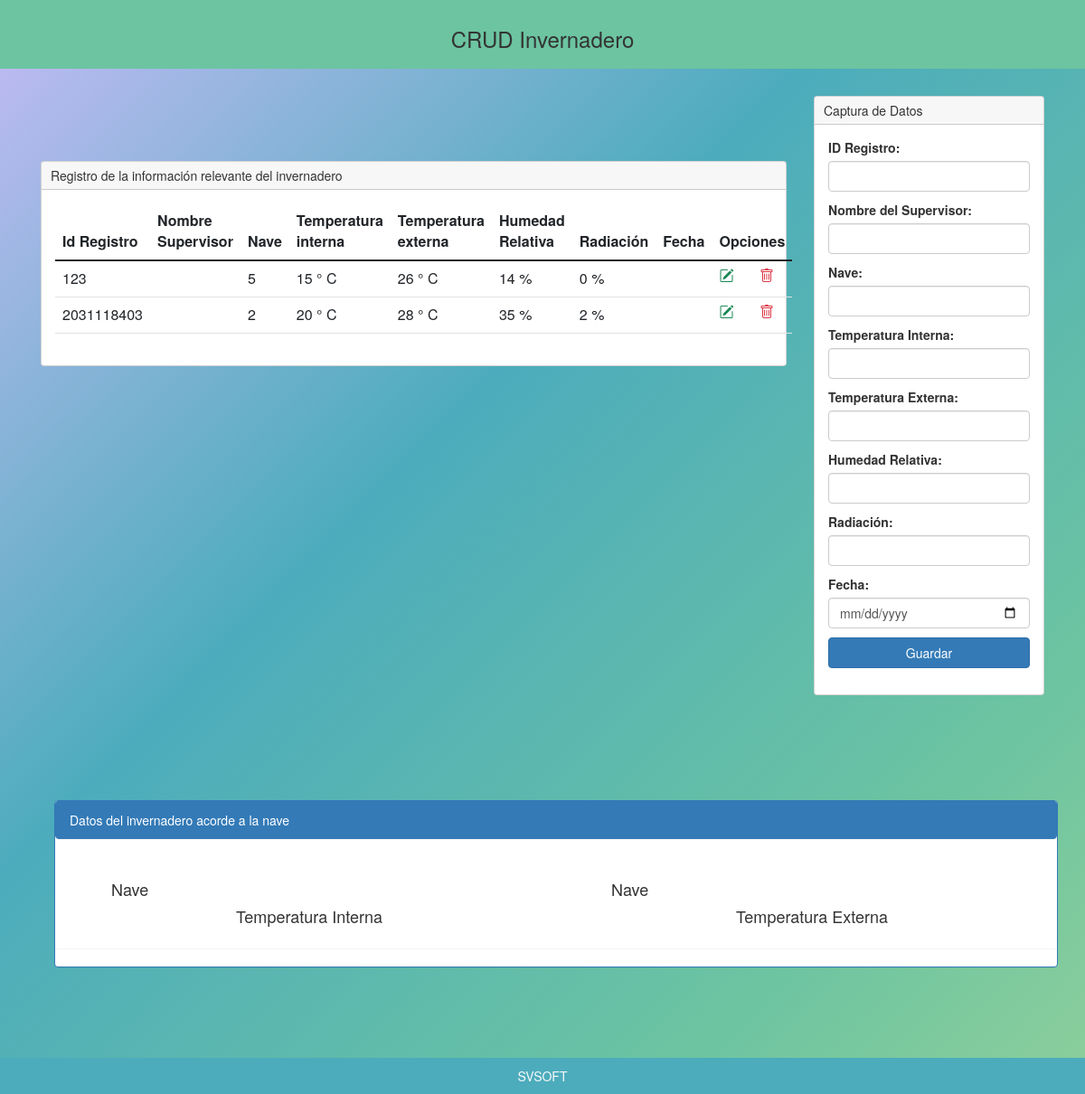
The page /negocio/invSupervisor.php?mensaje=error on the database as committed earlier.
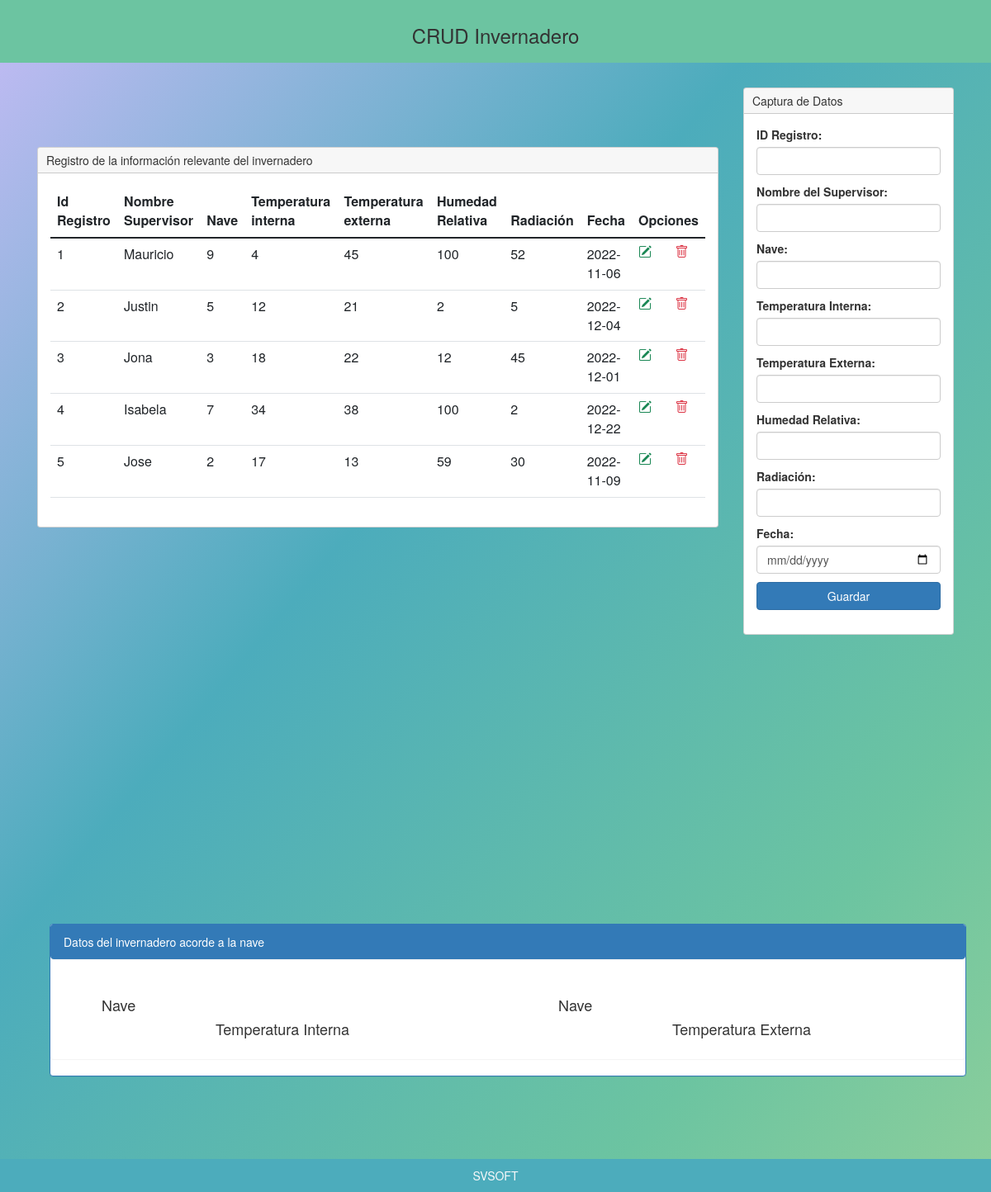
The same page on the database as committed later.
### tables this page shows
CREATE TABLE `invernadero` (
  `idRegistro` int(11) NOT NULL AUTO_INCREMENT,
  `nombreSupervisor` varchar(40) NOT NULL,
  `nave` int(11) NOT NULL,
  `tempInterna` varchar(10) NOT NULL,
  `temExterna` varchar(10) NOT NULL,
  `humeRelativa` varchar(10) NOT NULL,
  `radiacion` varchar(10) NOT NULL,
  `fecha` date NOT NULL,
  PRIMARY KEY (`idRegistro`)
);

### negocio/invSupervisor.php (the view, shortened to what this page needs)
<link rel="stylesheet" href="css/fondoEstatico.css">
<link rel="stylesheet" href="css/bootstrap.css">
<?php include 'template/headerInvernadero.php' ?>
<?php
    include_once "model/conexionPersona.php";
    $sentencia = $bd -> query("select * from invernadero");
    $invernadero = $sentencia->fetchAll(PDO::FETCH_OBJ);
?>
<div class="container mt-5">
    <div class="row justify-content-center">
        <div class="col-md-9">
            <div class="card">
                <div class="card-header">
                    Registro de la información relevante del invernadero
                </div>
                <div class="p-4">
                        <table class="table align-middle">
                            <thead>
                                <tr>
                                    <th scope="col">Id Registro</th>
                                    <th scope="col">Nombre Supervisor</th>
                                    <th scope="col">Nave</th>
                                    <th scope="col">Temperatura interna</th>
                                    <th scope="col">Temperatura externa</th>
                                    <th scope="col">Humedad Relativa</th>
                                    <th scope="col">Radiación</th>
                                    <th scope="col">Fecha</th>
                                    <th scope="col" colspan="2" >Opciones</th>
                                </tr>
                            </thead>
                            <tbody>
                            <?php
                                foreach($invernadero as $dato){
                            ?>
                                <tr>
                                    <td scope="row"><?php echo $dato->idRegistro; ?></td>
                                    <td><?php echo $dato->nombreSupervisor; ?></td>
                                    <td><?php echo $dato->nave; ?></td>
                                    <td><?php echo $dato->tempInterna; ?></td>
                                    <td><?php echo $dato->temExterna; ?></td>
                                    <td><?php echo $dato->humeRelativa; ?></td>
                                    <td><?php echo $dato->radiacion; ?></td>
                                    <td><?php echo $dato->fecha; ?></td>
                                    <td><a class="text-success" href="ModificarInvernadero.php?idRegistro=<?php echo $dato->idRegistro; ?>"><i class="bi bi-pencil-square"></i></a></td>
                                    <td><a onclick="return confirm('¿Estas seguro de que se desea eliminar?');" class="text-danger" href="EliminarInvernadero.php?idRegistro=<?php echo $dato->idRegistro; ?>"><i class="bi bi-trash"></i></a></td>
                                </tr>
                                <?php
                                }
                                ?>
                            </tbody>
                        </table>
                    </div>
                </div>
                <link rel="stylesheet" type="text/css" href="librerias/bootstrap/css/bootstrap.css">
                <br></br><br></br><br></br><br></br><br></br><br></br><br></br><br></br><br></br><br></br><br></br><br></br>
                <div class="container">
                    <div class="row">
                        <div class="col-sm-12">
                            <div class="panel panel-primary">
                                <div class="panel panel-heading">
                                    Datos del invernadero acorde a la nave
                                </div>
                                <div class="panel panel-body">
                                    <div class="row">
                                        <div class="col-sm-6">
                                            <div><h4>&emsp; &emsp; Nave</h4></div>
                                            <div><h4>&emsp; &emsp; &emsp; &emsp; &emsp; &emsp; &emsp; &emsp; Temperatura Interna</h4></div>
                                        </div>
                                        <div class="col-sm-6">
                                            <div><h4>&emsp; &emsp; Nave</h4></div>
                                            <div><h4>&emsp; &emsp; &emsp; &emsp; &emsp; &emsp; &emsp; &emsp; Temperatura Externa</h4></div>
                                        </div>
                                    </div>
                                </div>
                            </div>
                        </div>
                    </div>
                </div>
            </div>
        <div class="col-md-3">
            <div class="card">
                <div class="card-header">
                    Captura de Datos
                </div>
                <form  class="p-4" method="POST" action="RegistrarInvernadero.php">
                    <div class="mb-3">
                        <label class="form-label">ID Registro: </label>
                    <input type="text" class="form-control" name="txtIdRegistro" autofocus required>
                    </div>
                    <div class="mb-3">
                        <label class="form-label">Nombre del Supervisor: </label>
                    <input type="text" class="form-control" name="txtNombreSupervisor" autofocus required>
                    </div>
                    <div class="mb-3">
                        <label class="form-label">Nave: </label>
                    <input type="text" class="form-control" name="txtNave" autofocus required>
                    </div>
                    <div class="mb-3">
                        <label class="form-label">Temperatura Interna: </label>
                    <input type="text" class="form-control" name="txtTempInt" autofocus required>
                    </div>
                    <div class="mb-3">
                        <label class="form-label">Temperatura Externa: </label>
                    <input type="text" class="form-control" name="txtTempExt" autofocus required>
                    </div>
                    <div class="mb-3">
                        <label class="form-label">Humedad Relativa: </label>
                    <input type="text" class="form-control" name="txtHumedad" autofocus required>
                    </div>
                    <div class="mb-3">
                        <label class="form-label">Radiación: </label>
                    <input type="text" class="form-control" name="txtRadiacion" autofocus required>
                    </div>
                    <div class="mb-3">
                        <label class="form-label">Fecha: </label>
                    <input type="date" class="form-control" name="txtFecha" autofocus required>
                    </div>
                    <div class="d-grid">
                        <input type="submit" class="btn btn-primary" value=" Guardar">
                    </div>
                </form>
            </div>
        </div>
    </div>
</div>
<br></br><br></br>
<?php include 'template/footerInvernadero.php' ?>

### negocio/template/headerInvernadero.php (shortened to what this page needs)
<!doctype html>
<html lang="es">
<head>
  <link href="presentacion/css/SvSoft.css" rel="stylesheet" >
  <link href="https://cdn.jsdelivr.net/npm/bootstrap@5.2.1/dist/css/bootstrap.min.css" rel="stylesheet"
>
    <link rel="stylesheet" href="https://cdn.jsdelivr.net/npm/bootstrap-icons@1.9.1/font/bootstrap-icons.css">
</head>
<body>
    <div class="navbar-light" style="background-color: #6CC4A1;">
        <div class="row">
            <div class="col-md">
                <header class="py-3">
                    <h3 class="text-center"> CRUD Invernadero</h3>
                </header>
            </div>
        </div>
    </div>

### negocio/template/footerInvernadero.php (shortened to what this page needs)
<footer class="navbar-light" style="background-color: #4CACBC;">
<div class="col-md text-light text-center py-3">
    SVSOFT
</div>
</footer>
</body>
</html>

### negocio/css/fondoEstatico.css (style rules this page uses)
body { font-family: sans-serif; display: grid; color: white; width: 100%; height: 100%; background-image: linear-gradient( to bottom right, #C4BBF5 0%, #4CACBC 20%, #6CC4A1 40%, #Add995 60%, #F6E9C5 80% ); background-size: 200% 200%; }

### negocio/presentacion/css/SvSoft.css (style rules this page uses)
body { box-sizing: border-box; font-family: monospace; margin: 20px; }

Rows that differ between the two databases and show on the page:
removed invernadero: idRegistro "123", nave "5", tempInterna "15 ° C", temExterna "26 ° C", humeRelativa "14 %", radiacion "0 %"
removed invernadero: idRegistro "2031118403", nave "2", tempInterna "20 ° C", temExterna "28 ° C", humeRelativa "35 %", radiacion "2 %"
added invernadero: idRegistro "1", nombreSupervisor "Mauricio", nave "9", tempInterna "4", temExterna "45", humeRelativa "100", radiacion "52", fecha "2022-11-06"
added invernadero: idRegistro "2", nombreSupervisor "Justin", nave "5", tempInterna "12", temExterna "21", humeRelativa "2", radiacion "5", fecha "2022-12-04"
added invernadero: idRegistro "3", nombreSupervisor "Jona", nave "3", tempInterna "18", temExterna "22", humeRelativa "12", radiacion "45", fecha "2022-12-01"
added invernadero: idRegistro "4", nombreSupervisor "Isabela", nave "7", tempInterna "34", temExterna "38", humeRelativa "100", radiacion "2", fecha "2022-12-22"
added invernadero: idRegistro "5", nombreSupervisor "Jose", nave "2", tempInterna "17", temExterna "13", humeRelativa "59", radiacion "30", fecha "2022-11-09"
